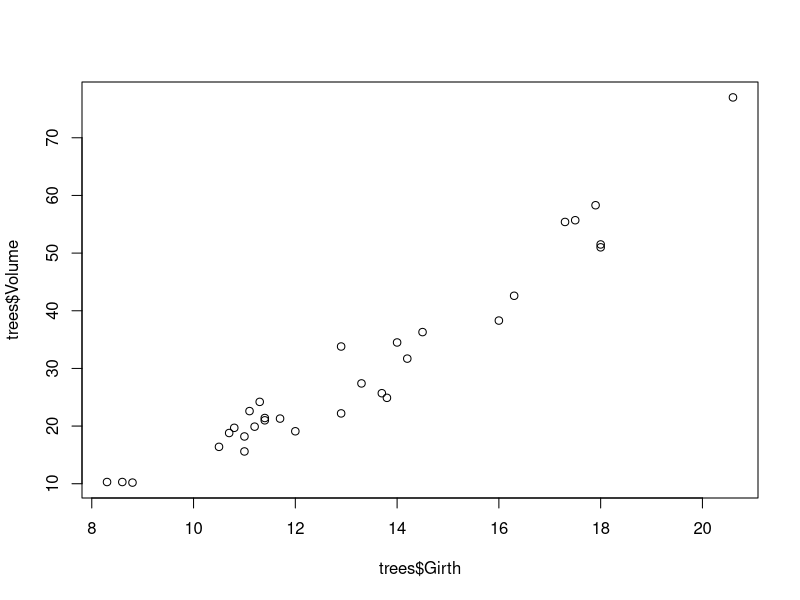
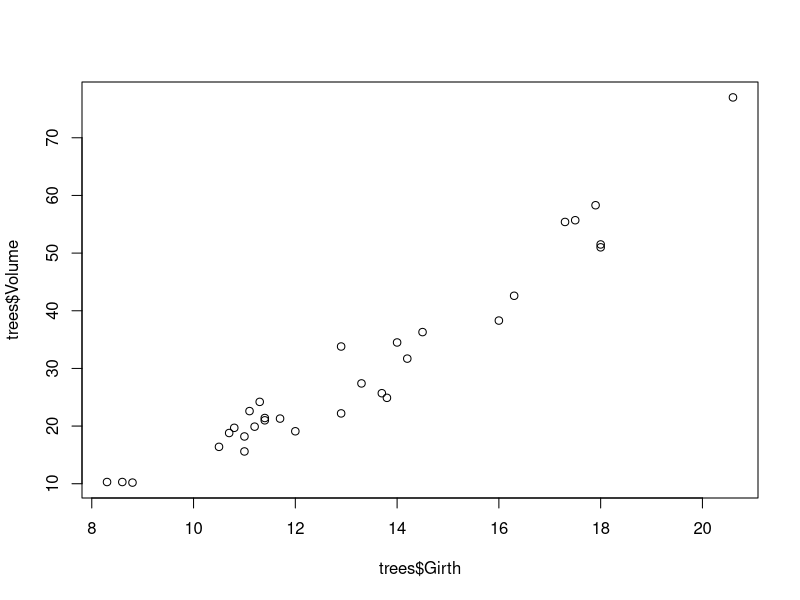
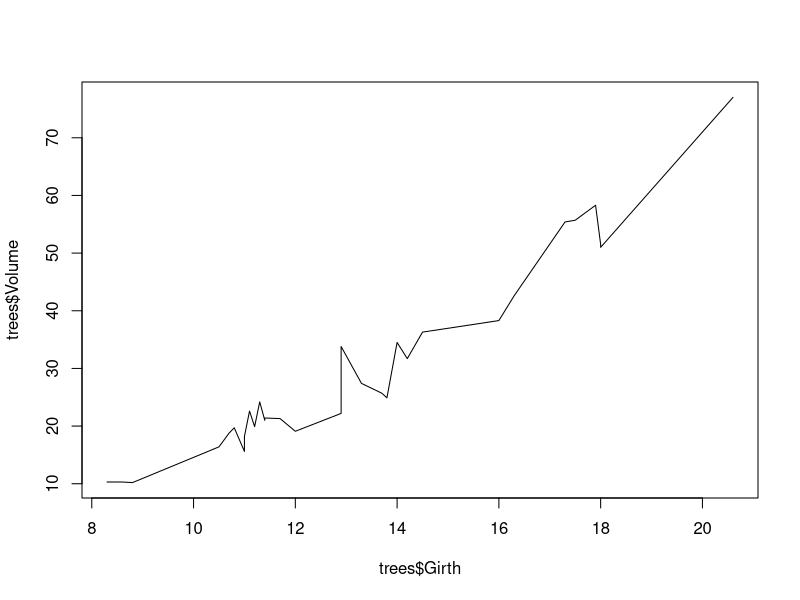
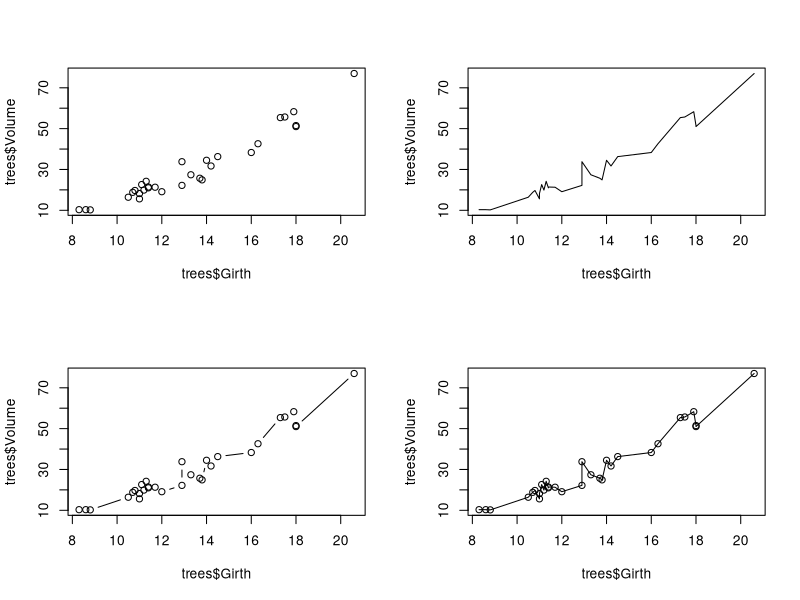
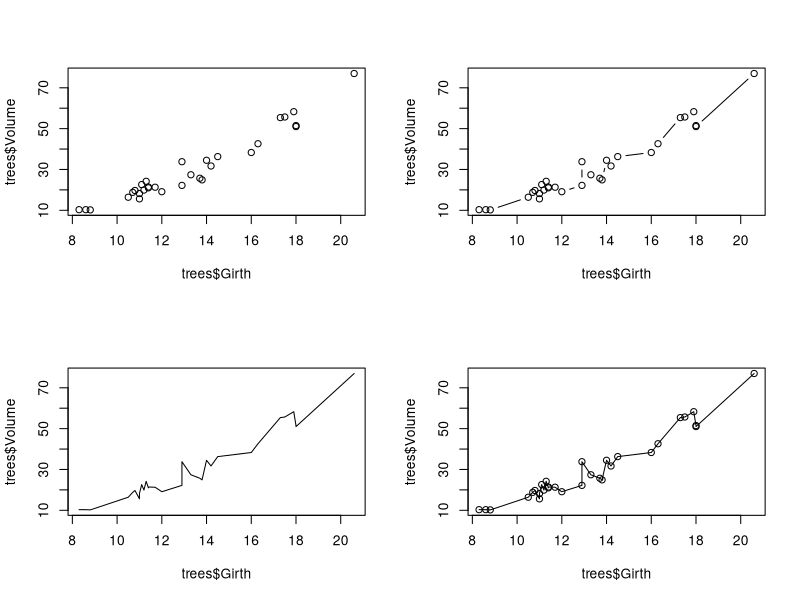
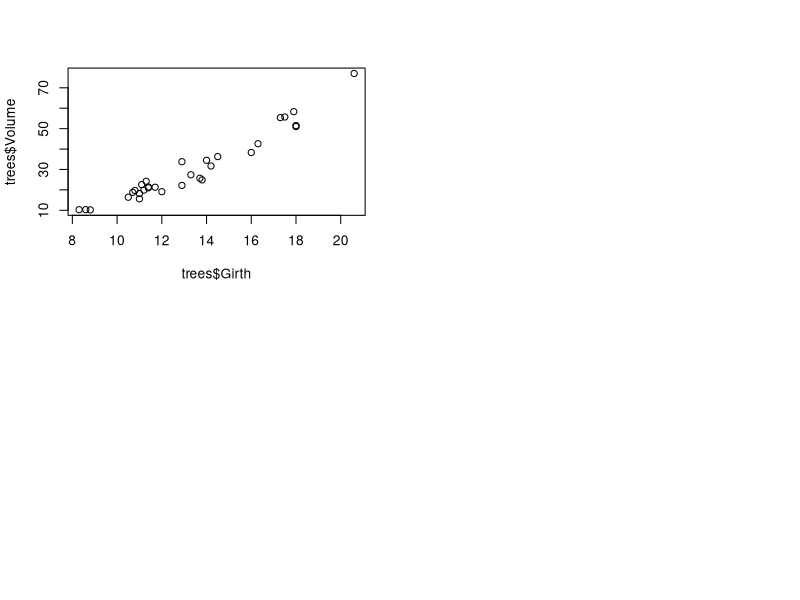
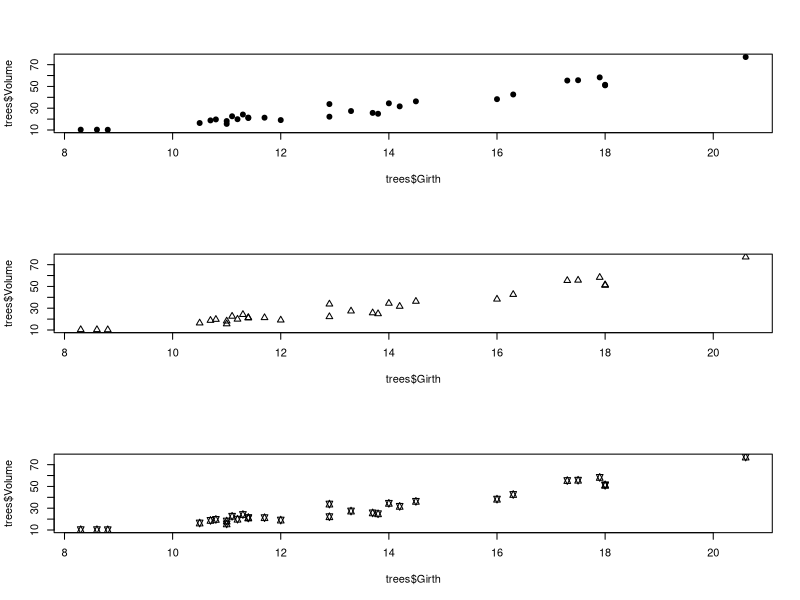
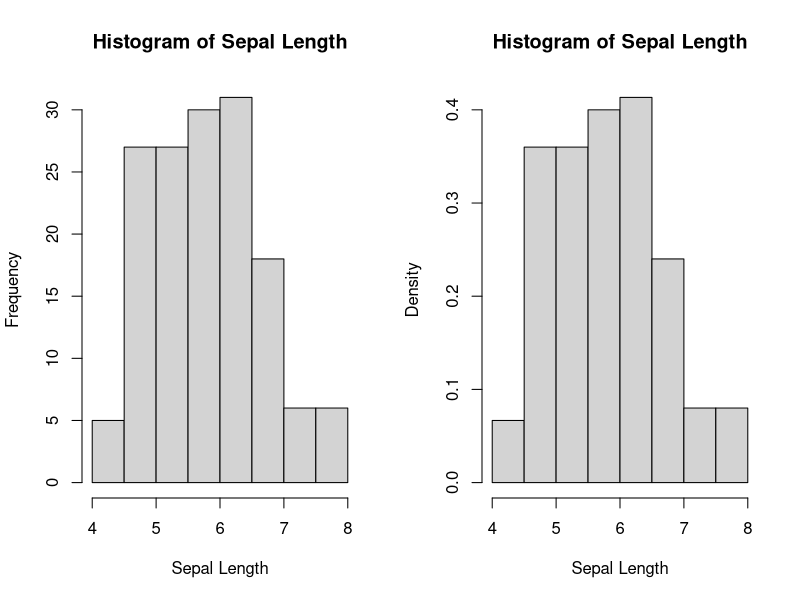

Generate these figures, in order, with R: (Note: this script raises an error after producing the figures.)

#  ES482 R labs   
#      University of Victoria, Victoria BC Canada             

#  Module 5: Data Visualization in Base R

library(tidyverse)

  # Data ----------------------

# look at description of built in dataset
?trees      

# Show the structure of the trees dataframe
str(trees)   

 # Show the first few observations of the trees dataframe
head(trees)  


  # Basic plotting ----------------------

plot(x = trees$Girth, y = trees$Volume)    # use R's built-in "trees" dataset: ?trees

# or

plot(trees$Girth, trees$Volume) 

# line graph
plot(trees$Girth, trees$Volume,
     type = "l")   # lines
# ?base::plot

  # Viewing multiple plots ----------------------

?par

par()   # view the default graphical parameters (can be kind of overwhelming!)

# change plotting window

# specify graphical parameters
par(mfrow=c(2,2)) 

# create plots to fill plotting window
plot(trees$Girth, 
     trees$Volume)             # point

plot(trees$Girth, 
     trees$Volume, 
     type="l")   # lines

plot(trees$Girth, 
     trees$Volume,
     type="b")   # both

plot(trees$Girth, 
     trees$Volume, 
     type="o")   # both with connected lines

# layout

# Use "layout" to define a 2 row x 2 column matrix with elements 1, 2, 3, and 4.
# This divides the image into four sections and then fills these with the plot function
layout(matrix(1:4, nrow=2, ncol=2))

# create plots to fill plotting window
plot(trees$Girth, 
     trees$Volume)             # point

plot(trees$Girth, 
     trees$Volume, 
     type="l")   # lines

plot(trees$Girth, 
     trees$Volume, 
     type="b")   # both

plot(trees$Girth, 
     trees$Volume, 
     type="o")   # both with connected lines


plot(trees$Girth, 
     trees$Volume)             ## The plot is still in 4 parts

graphics.off()                                  ## now the plot is reset!



  # Plot symbols ----------------------

# Use layout to define a 3 row x 1 column matrix with elements 1, 2, and 3.
# This divides the image into three sections and then fills these with the plot function
layout(matrix(1:3, 
              nrow = 3, 
              ncol = 1))

# pch: 'plotting character' changes the type of point that is used (default is an open circle)!
plot(trees$Girth, 
     trees$Volume, 
     pch = 19)     # filled point

plot(trees$Girth, 
     trees$Volume, 
     pch = 2)      # open triangle

plot(trees$Girth, 
     trees$Volume, 
     pch = 11)     # star


  # Histograms ----------------------

layout(matrix(1:2, 1, 2))

## y-axis is in counts by default (total observations in each "bin")
hist(iris$Sepal.Length, 
     main = "Histogram of Sepal Length",
     xlab = "Sepal Length")

## change y-axis to proportions of the entire dataset using freq=FALSE
hist(iris$Sepal.Length, 
     freq = FALSE, 
     main = "Histogram of Sepal Length", 
     xlab = "Sepal Length")


  # Plotting matrices ----------------------

plot(iris)


# quick invesrtigation of relationship between variables 

pairs(iris)

# create correlation matrix for numeric variables in the iris data
chart.Correlation(iris[,1:4], 
                  histogram = TRUE, 
                  method = "pearson")
